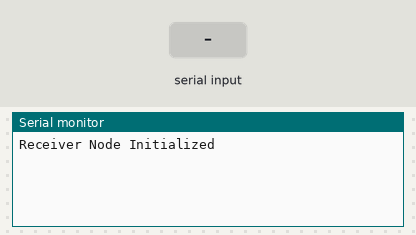
Bench run of a sketch on a simulated ESP32. Shown: the last lines printed to the serial monitor. The test bench sets the inputs (shaded band).

Above: at 1.2 s.
1.3 s: "1\n" received over the second serial link
At 2.2 s:
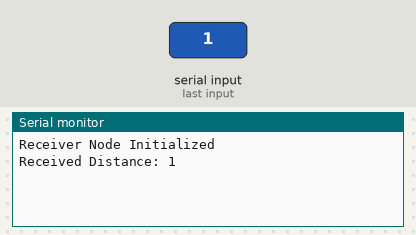
2.8 s: "0\n" received over the second serial link
At 3.4 s:
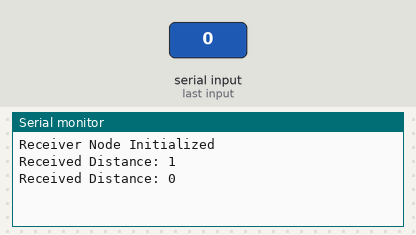
4.3 s: "2\n" received over the second serial link
At 5.7 s:
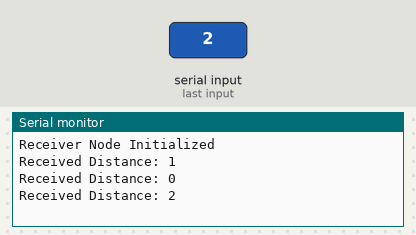

Measured:
- after the input at 1.3 s, the serial monitor: prints a new line at once (image 1)
- after the input at 2.8 s, the serial monitor: prints a new line at once (image 2)
- after the input at 4.3 s, the serial monitor: prints a new line at once (image 3)

The sketch:

reciever.ino
```cpp
#define RXD2 16
#define TXD2 17
HardwareSerial SerialPort(2);
void setup() {
  Serial.begin(115200);  // PC Serial
  SerialPort.begin(9600, SERIAL_8N1, RXD2, TXD2);  // UART communication

  Serial.println("Receiver Node Initialized");
}
void loop() {
  // Check for incoming UART data
  if (SerialPort.available()) {
    String receivedData = SerialPort.readStringUntil('\n');

    // Display on Serial Monitor
    Serial.print("Received Distance: ");
    Serial.println(receivedData);
  }
}
```
